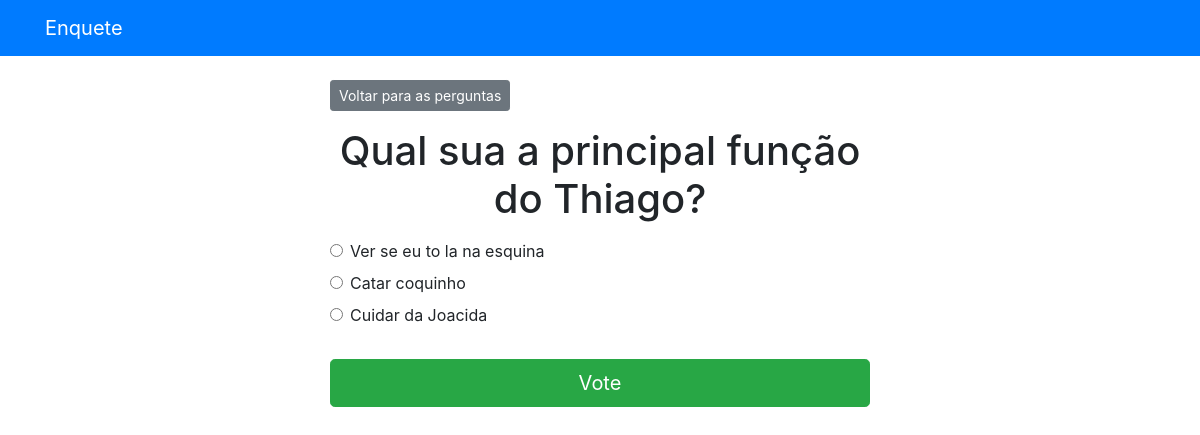
The app's page /polls/2/ with its own data.
### polls/models.py (models this page shows, shortened)
class Question(models.Model):
    question_text = models.CharField(max_length=200)
    pub_date = models.DateTimeField('date published')

class Choice(models.Model):
    question = models.ForeignKey(Question, on_delete=models.CASCADE)
    choice_text = models.CharField(max_length=200)
    votes = models.IntegerField(default=0)

### polls/views.py (the view)
# urls.py: path('<int:question_id>/', views.detail, name='detail'),
def detail(request, question_id):
    try:
        question = Question.objects.get(pk=question_id)
    except Question.DoesNotExist:
        raise Http404('Question does not exist')
    return render(request, 'polls/detail.html', {'question': question})

### templates/polls/detail.html (shortened to what this page needs)
{% extends 'base.html' %}
{% block content %}
<a class="btn btn-secondary btn-sm mb-3" href="{% url 'polls:index' %}">Voltar para as perguntas</a>
<h1 class="text-center mb-3">{{ question.question_text }}</h1>
<form action="{% url 'polls:vote' question.id %}" method="post">
    {% for choice in question.choice_set.all %}
    <div class="form-check">
        <input type="radio" name="choice" class="form-check-input" id="choice{{ forloop.counter }}"
            value="{{ choice.id }}" />
        <label for="choice{{ forloop.counter }}">{{ choice.choice_text }}</label>
    </div>
    {% endfor %}
    <input type="submit" value="Vote" class="btn btn-success btn-lg btn-block mt-4" />
</form>
{% endblock %}

### records on screen
Question: question_text "Qual sua a principal função do Thiago?"
Choice: choice_text "Ver se eu to la na esquina"
Choice: choice_text "Catar coquinho"
Choice: choice_text "Cuidar da Joacida"
